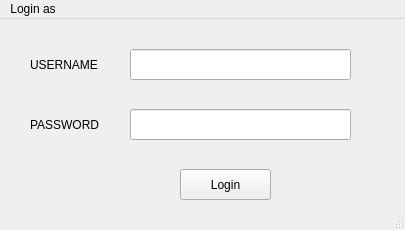
<?xml version="1.0" encoding="UTF-8"?>
<ui version="4.0">
 <class>MainWindow</class>
 <widget class="QMainWindow" name="MainWindow">
  <property name="geometry">
   <rect>
    <x>0</x>
    <y>0</y>
    <width>405</width>
    <height>230</height>
   </rect>
  </property>
  <property name="windowTitle">
   <string>MainWindow</string>
  </property>
  <property name="styleSheet">
   <string notr="true">/*
 * The MIT License (MIT)
 *
 * Copyright (c) &lt;2013-2014&gt; &lt;Colin Duquesnoy&gt;
 * Copyright (c) &lt;2017&gt; &lt;Michell Stuttgart&gt;
 *
 * Permission is hereby granted, free of charge, to any person obtaining a copy
 * of this software and associated documentation files (the &quot;Software&quot;), to deal
 * in the Software without restriction, including without limitation the rights
 * to use, copy, modify, merge, publish, distribute, sublicense, and/or sell
 * copies of the Software, and to permit persons to whom the Software is
 * furnished to do so, subject to the following conditions:

 * The above copyright notice and this permission notice shall be included in
 * all copies or substantial portions of the Software.

 * THE SOFTWARE IS PROVIDED &quot;AS IS&quot;, WITHOUT WARRANTY OF ANY KIND, EXPRESS OR
 * IMPLIED, INCLUDING BUT NOT LIMITED TO THE WARRANTIES OF MERCHANTABILITY,
 * FITNESS FOR A PARTICULAR PURPOSE AND NONINFRINGEMENT. IN NO EVENT SHALL THE
 * AUTHORS OR COPYRIGHT HOLDERS BE LIABLE FOR ANY CLAIM, DAMAGES OR OTHER
 * LIABILITY, WHETHER IN AN ACTION OF CONTRACT, TORT OR OTHERWISE, ARISING FROM,
 * OUT OF OR IN CONNECTION WITH THE SOFTWARE OR THE USE OR OTHER DEALINGS IN
 * THE SOFTWARE.
 */
QToolTip
{
     border: 1px solid black;
     background-color: #D1DBCB;
     padding: 1px;
     border-radius: 3px;
     opacity: 100;
}

QWidget
{
    color: #b1b1b1;
    background-color: #323232;
    selection-background-color:#323232;
    selection-color: black;
    background-clip: border;
    border-image: none;
    border: 0px transparent black;
    outline: 0;
}

QWidget:item:hover
{
    background-color: #D1DBCB;
    color: black;
}

QWidget:item:selected
{
    background-color: #D1DBCB;
    border: 0px
}

QCheckBox
{
    spacing: 5px;
    outline: none;
    color: #eff0f1;
    margin-bottom: 2px;
}

QCheckBox:disabled
{
    color: #76797C;
}

QCheckBox::indicator,QGroupBox::indicator
{
    width: 18px;
    height: 18px;
}

QGroupBox::indicator
{
    margin-left: 2px;
}

QCheckBox::indicator:unchecked
{
    image: url(:/qss_icons/rc/checkbox_unchecked.png);
}

QCheckBox::indicator:unchecked:hover,
QCheckBox::indicator:unchecked:focus,
QCheckBox::indicator:unchecked:pressed,
QGroupBox::indicator:unchecked:hover,
QGroupBox::indicator:unchecked:focus,
QGroupBox::indicator:unchecked:pressed
{
  border: none;
    image: url(:/qss_icons/rc/checkbox_unchecked_focus.png);
}

QCheckBox::indicator:checked
{
    image: url(:/qss_icons/rc/checkbox_checked.png);
}

QCheckBox::indicator:checked:hover,
QCheckBox::indicator:checked:focus,
QCheckBox::indicator:checked:pressed,
QGroupBox::indicator:checked:hover,
QGroupBox::indicator:checked:focus,
QGroupBox::indicator:checked:pressed
{
    border: none;
    image: url(:/qss_icons/rc/checkbox_checked_focus.png);
}


QCheckBox::indicator:indeterminate
{
    image: url(:/qss_icons/rc/checkbox_indeterminate.png);
}

QCheckBox::indicator:indeterminate:focus,
QCheckBox::indicator:indeterminate:hover,
QCheckBox::indicator:indeterminate:pressed
{
    image: url(:/qss_icons/rc/checkbox_indeterminate_focus.png);
}

QCheckBox::indicator:checked:disabled,
QGroupBox::indicator:checked:disabled
{
    image: url(:/qss_icons/rc/checkbox_checked_disabled.png);
}

QCheckBox::indicator:unchecked:disabled,
QGroupBox::indicator:unchecked:disabled
{
    image: url(:/qss_icons/rc/checkbox_unchecked_disabled.png);
}

QRadioButton
{
    spacing: 5px;
    outline: none;
    color: #eff0f1;
    margin-bottom: 2px;
}

QRadioButton:disabled
{
    color: #76797C;
}
QRadioButton::indicator
{
    width: 21px;
    height: 21px;
}

QRadioButton::indicator:unchecked
{
    image: url(:/qss_icons/rc/radio_unchecked.png);
}


QRadioButton::indicator:unchecked:hover,
QRadioButton::indicator:unchecked:focus,
QRadioButton::indicator:unchecked:pressed
{
    border: none;
    outline: none;
    image: url(:/qss_icons/rc/radio_unchecked_focus.png);
}

QRadioButton::indicator:checked
{
    border: none;
    outline: none;
    image: url(:/qss_icons/rc/radio_checked.png);
}

QRadioButton::indicator:checked:hover,
QRadioButton::indicator:checked:focus,
QRadioButton::indicator:checked:pressed
{
    border: none;
    outline: none;
    image: url(:/qss_icons/rc/radio_checked_focus.png);
}

QRadioButton::indicator:checked:disabled
{
    outline: none;
    image: url(:/qss_icons/rc/radio_checked_disabled.png);
}

QRadioButton::indicator:unchecked:disabled
{
    image: url(:/qss_icons/rc/radio_unchecked_disabled.png);
}


QMenuBar
{
    background-color: #323232;
    color: #D1DBCB;
}

QMenuBar::item
{
    background-color: #323232;
    background: transparent;
    /* padding: 2px 20px 2px 20px; */
}

QMenuBar::item:selected
{
    background: transparent;
    /* border: 1px solid #76797C; */
}

QMenuBar::item:pressed
{
    border: 0px solid #76797C;
    background-color: #D1DBCB;
    color: #000;
    margin-bottom:-1px;
    padding-bottom:1px;
}

QMenu
{
    background-color: #323232;
    /* border: 1px solid #76797C; */
    color: #eff0f1;
    /*margin: 2px; */
}

QMenu::icon
{
    /*margin: 5px;*/
}

QMenu::item
{
    padding: 2px 30px 2px 30px;
    /*margin-left: 5px;*/
    border: 1px solid transparent; /* reserve space for selection border */
}

QMenu::item:selected
{
    color: #000000;
}

QMenu::separator {
    height: 2px;
    background: #D1DBCB;
    margin-left: 10px;
    margin-right: 5px;
}

QMenu::indicator {
    width: 18px;
    height: 18px;
}

/* non-exclusive indicator = check box style indicator
   (see QActionGroup::setExclusive) */
QMenu::indicator:non-exclusive:unchecked {
    image: url(:/qss_icons/rc/checkbox_unchecked.png);
}

QMenu::indicator:non-exclusive:unchecked:selected {
    image: url(:/qss_icons/rc/checkbox_unchecked_disabled.png);
}

QMenu::indicator:non-exclusive:checked {
    image: url(:/qss_icons/rc/checkbox_checked.png);
}

QMenu::indicator:non-exclusive:checked:selected {
    image: url(:/qss_icons/rc/checkbox_checked_disabled.png);
}

/* exclusive indicator = radio button style indicator (see QActionGroup::setExclusive) */
QMenu::indicator:exclusive:unchecked {
    image: url(:/qss_icons/rc/radio_unchecked.png);
}

QMenu::indicator:exclusive:unchecked:selected {
    image: url(:/qss_icons/rc/radio_unchecked_disabled.png);
}

QMenu::indicator:exclusive:checked {
    image: url(:/qss_icons/rc/radio_checked.png);
}

QMenu::indicator:exclusive:checked:selected {
    image: url(:/qss_icons/rc/radio_checked_disabled.png);
}

QMenu::right-arrow {
    margin: 5px;
    image: url(:/qss_icons/rc/right_arrow.png)
}


QWidget:disabled
{
    color: #454545;
    background-color: #323232;
}

QAbstractItemView
{
    alternate-background-color: #323232;
    color: #eff0f1;
    border: 1px solid 3A3939;
    border-radius: 2px;
}

QWidget:focus, QMenuBar:focus,QToolBar:focus,QScrollAreaViewer:focus
{
    /* border: 2px solid #D1DBCB; */
}

QTabWidget:focus, QCheckBox:focus, QRadioButton:focus, QSlider:focus
{
    border: none;
}

QLineEdit
{
    background-color: #1e1e1e;
    selection-background-color: #D1DBCB;
    selection-color: black;
    padding: 5px;
    border-style: solid;
    border: 1px solid #76797C;
    border-radius: 2px;
    color: #eff0f1;
}

QGroupBox {
    border:1px solid #76797C;
    border-radius: 2px;
    margin-top: 20px;
}

QGroupBox::title {
    subcontrol-origin: margin;
    subcontrol-position: top center;
    padding-left: 10px;
    padding-right: 10px;
    padding-top: 10px;
}

QAbstractScrollArea
{
    border-radius: 0px;
    border: 0px solid #76797C;
    background-color: transparent;
}

QScrollBar:horizontal
{
    height: 15px;
    margin: 3px 15px 3px 15px;
    border: 1px transparent #2A2929;
    border-radius: 4px;
    background-color: #2A2929;
}

QScrollBar::handle:horizontal
{
    background-color: #605F5F;
    min-width: 5px;
    border-radius: 4px;
}

QScrollBar::add-line:horizontal
{
    margin: 0px 3px 0px 3px;
    border-image: url(:/qss_icons/rc/right_arrow_disabled.png);
    width: 10px;
    height: 10px;
    subcontrol-position: right;
    subcontrol-origin: margin;
}

QScrollBar::sub-line:horizontal
{
    margin: 0px 3px 0px 3px;
    border-image: url(:/qss_icons/rc/left_arrow_disabled.png);
    height: 10px;
    width: 10px;
    subcontrol-position: left;
    subcontrol-origin: margin;
}

QScrollBar::add-line:horizontal:hover,QScrollBar::add-line:horizontal:on
{
    border-image: url(:/qss_icons/rc/right_arrow.png);
    height: 10px;
    width: 10px;
    subcontrol-position: right;
    subcontrol-origin: margin;
}


QScrollBar::sub-line:horizontal:hover, QScrollBar::sub-line:horizontal:on
{
    border-image: url(:/qss_icons/rc/left_arrow.png);
    height: 10px;
    width: 10px;
    subcontrol-position: left;
    subcontrol-origin: margin;
}

QScrollBar::up-arrow:horizontal, QScrollBar::down-arrow:horizontal
{
    background: none;
}


QScrollBar::add-page:horizontal, QScrollBar::sub-page:horizontal
{
    background: none;
}

QScrollBar:vertical
{
    background-color: #2A2929;
    width: 15px;
    margin: 15px 3px 15px 3px;
    border: 1px transparent #2A2929;
    border-radius: 4px;
}

QScrollBar::handle:vertical
{
    background-color: #605F5F;
    min-height: 5px;
    border-radius: 4px;
}

QScrollBar::sub-line:vertical
{
    margin: 3px 0px 3px 0px;
    border-image: url(:/qss_icons/rc/up_arrow_disabled.png);
    height: 10px;
    width: 10px;
    subcontrol-position: top;
    subcontrol-origin: margin;
}

QScrollBar::add-line:vertical
{
    margin: 3px 0px 3px 0px;
    border-image: url(:/qss_icons/rc/down_arrow_disabled.png);
    height: 10px;
    width: 10px;
    subcontrol-position: bottom;
    subcontrol-origin: margin;
}

QScrollBar::sub-line:vertical:hover,QScrollBar::sub-line:vertical:on
{

    border-image: url(:/qss_icons/rc/up_arrow.png);
    height: 10px;
    width: 10px;
    subcontrol-position: top;
    subcontrol-origin: margin;
}


QScrollBar::add-line:vertical:hover, QScrollBar::add-line:vertical:on
{
    border-image: url(:/qss_icons/rc/down_arrow.png);
    height: 10px;
    width: 10px;
    subcontrol-position: bottom;
    subcontrol-origin: margin;
}

QScrollBar::up-arrow:vertical, QScrollBar::down-arrow:vertical
{
    background: none;
}


QScrollBar::add-page:vertical, QScrollBar::sub-page:vertical
{
    background: none;
}

QTextEdit
{
    background-color: #1e1e1e;
    color: #eff0f1;
    border: 1px solid #76797C;
}

QPlainTextEdit
{
    background-color: #1e1e1e;;
    color: #eff0f1;
    border-radius: 2px;
    border: 1px solid #76797C;
}

QHeaderView::section
{
    background-color: #76797C;
    color: #eff0f1;
    padding: 5px;
    border: 1px solid #76797C;
}

QSizeGrip {
    image: url(:/qss_icons/rc/sizegrip.png);
    width: 12px;
    height: 12px;
}


QMainWindow::separator
{
    background-color: #323232;
    color: white;
    padding-left: 4px;
    spacing: 2px;
    border: 1px dashed #76797C;
}

QMainWindow::separator:hover
{

    background-color: #787876;
    color: white;
    padding-left: 4px;
    border: 1px solid #76797C;
    spacing: 2px;
}


QMenu::separator
{
    height: 1px;
    background-color: #76797C;
    color: white;
    padding-left: 4px;
    margin-left: 10px;
    margin-right: 5px;
}

QFrame
{
    border-radius: 0px;
    /*border: 1px solid #76797C;*/
}


QFrame[frameShape=&quot;0&quot;]
{
    border-radius: 0px;
    border: 0px transparent #76797C;
}

QStackedWidget
{
    border: 1px transparent black;
}

QToolBar {
    border: 0px transparent #393838;
    background: 0px solid #323232;
    font-weight: bold;
}

QToolBar::handle:horizontal {
    image: url(:/qss_icons/rc/Hmovetoolbar.png);
}
QToolBar::handle:vertical {
    image: url(:/qss_icons/rc/Vmovetoolbar.png);
}
QToolBar::separator:horizontal {
    image: url(:/qss_icons/rc/Hsepartoolbar.png);
}
QToolBar::separator:vertical {
    image: url(:/qss_icons/rc/Vsepartoolbar.png);
}
QToolButton#qt_toolbar_ext_button {
    background: #58595a
}

QPushButton
{
    color: #eff0f1;
    background-color: #323232;
    border-width: 1px;
    border-color: #76797C;
    border-style: solid;
    padding: 5px;
    border-radius: 0px;
    outline: none;
}

QPushButton:disabled
{
    background-color: #323232;
    border-width: 1px;
    border-color: #454545;
    border-style: solid;
    padding-top: 5px;
    padding-bottom: 5px;
    padding-left: 10px;
    padding-right: 10px;
    border-radius: 2px;
    color: #454545;
}

QPushButton:focus {
    background-color: #D1DBCB;
    color: black;
}

QPushButton:pressed
{
    color: black;
    background-color: #D1DBCB;
    padding-top: -15px;
    padding-bottom: -17px;
}

QComboBox
{
    selection-background-color: #D1DBCB;
    background-color: #31363B;
    border-style: solid;
    border: 1px solid #76797C;
    border-radius: 2px;
    padding: 5px;
    min-width: 75px;
}

QPushButton:checked{
    background-color: #76797C;
    border-color: #6A6969;
}

QComboBox:hover,QPushButton:hover,QAbstractSpinBox:hover,QLineEdit:hover,QTextEdit:hover,QPlainTextEdit:hover,QAbstractView:hover,QTreeView:hover
{
    border: 1px solid #D1DBCB;
}

QComboBox:on
{
    padding-top: 0px;
    padding-left: 4px;
    selection-background-color: #4a4a4a;
}

QComboBox QAbstractItemView
{
    background-color: #1e1e1e;
    border-radius: 2px;
    border: 1px solid #76797C;
    selection-background-color: #D1DBCB;
}

QComboBox::drop-down
{
    subcontrol-origin: padding;
    subcontrol-position: top right;
    width: 15px;

    border-left-width: 0px;
    border-left-color: darkgray;
    border-left-style: solid;
    border-top-right-radius: 3px;
    border-bottom-right-radius: 3px;
}

QComboBox::down-arrow
{
    image: url(:/qss_icons/rc/down_arrow_disabled.png);
}

QComboBox::down-arrow:on, QComboBox::down-arrow:hover,
QComboBox::down-arrow:focus
{
    image: url(:/qss_icons/rc/down_arrow.png);
}

QAbstractSpinBox {
    padding: 2px;
    margin: 2px;
    background-color: #1e1e1e;
    color: #eff0f1;
    border-radius: 0px;
    min-width: 75px;
    selection-background-color: #D1DBCB;
    selection-color: black;
}

QAbstractSpinBox:up-button
{
    background-color: transparent;
    subcontrol-origin: border;
    subcontrol-position: center right;
}

QAbstractSpinBox:down-button
{
    background-color: transparent;
    subcontrol-origin: border;
    subcontrol-position: center left;
}

QAbstractSpinBox::up-arrow,QAbstractSpinBox::up-arrow:disabled,QAbstractSpinBox::up-arrow:off {
    image: url(:/qss_icons/rc/up_arrow_disabled.png);
    width: 10px;
    height: 10px;
}
QAbstractSpinBox::up-arrow:hover
{
    image: url(:/qss_icons/rc/up_arrow.png);
}


QAbstractSpinBox::down-arrow,QAbstractSpinBox::down-arrow:disabled,QAbstractSpinBox::down-arrow:off
{
    image: url(:/qss_icons/rc/down_arrow_disabled.png);
    width: 10px;
    height: 10px;
}
QAbstractSpinBox::down-arrow:hover
{
    image: url(:/qss_icons/rc/down_arrow.png);
}


QLabel
{
    border: 0px solid black;
    margin-left: 2px;
    margin-right: 2px;
    color: #D1DBCB;
}

QTabWidget{
    border: 0px transparent black;
}

QTabWidget::pane {
    border: 1px solid #76797C;
    padding: 5px;
    margin: 0px;
}

QTabWidget::tab-bar {
    left: 5px; /* move to the right by 5px */
}

QTabBar
{
    qproperty-drawBase: 0;
    border-radius: 3px;
}

QTabBar::focus
{
    border: 0px transparent black;
    color: black;
}

QTabBar::hover
{
    border: 0px transparent black;
    color: black;
}

QTabBar::close-button  {
    image: url(:/qss_icons/rc/close.png);
    background: transparent;
}

QTabBar::close-button:hover
{
    image: url(:/qss_icons/rc/close-hover.png);
    background: transparent;
}

QTabBar::close-button:pressed {
    image: url(:/qss_icons/rc/close-pressed.png);
    background: transparent;
}

/* TOP TABS */
QTabBar::tab:top {
    color: #eff0f1;
    border: 1px solid #76797C;
    border-bottom: 1px transparent black;
    background-color: #323232;
    padding: 5px;
    min-width: 50px;
    border-top-left-radius: 2px;
    border-top-right-radius: 2px;
}

QTabBar::tab:top:!selected
{
    color: #eff0f1;
    background-color: #54575B;
    border: 1px solid #76797C;
    border-bottom: 1px transparent black;
    border-top-left-radius: 2px;
    border-top-right-radius: 2px;
}

QTabBar::tab:top:!selected:hover {
    background-color: #D1DBCB;
    color: black;
}

/* BOTTOM TABS */
QTabBar::tab:bottom {
    color: #eff0f1;
    border: 1px solid #76797C;
    border-top: 1px transparent black;
    background-color: #323232;
    padding: 5px;
    border-bottom-left-radius: 2px;
    border-bottom-right-radius: 2px;
    min-width: 50px;
}

QTabBar::tab:bottom:!selected
{
    color: #eff0f1;
    background-color: #54575B;
    border: 1px solid #76797C;
    border-top: 1px transparent black;
    border-bottom-left-radius: 2px;
    border-bottom-right-radius: 2px;
}

QTabBar::tab:bottom:!selected:hover {
    background-color: #D1DBCB;
    color: black;
}

/* LEFT TABS */
QTabBar::tab:left {
    color: #eff0f1;
    border: 1px solid #76797C;
    border-left: 1px transparent black;
    background-color: #323232;
    padding: 5px;
    border-top-right-radius: 2px;
    border-bottom-right-radius: 2px;
    min-height: 50px;
}

QTabBar::tab:left:!selected
{
    color: #eff0f1;
    background-color: #54575B;
    border: 1px solid #76797C;
    border-left: 1px transparent black;
    border-top-right-radius: 2px;
    border-bottom-right-radius: 2px;
}

QTabBar::tab:left:!selected:hover {
    background-color: #D1DBCB;
    color: black;
}


/* RIGHT TABS */
QTabBar::tab:right {
    color: #eff0f1;
    border: 1px solid #76797C;
    border-right: 1px transparent black;
    background-color: #323232;
    padding: 5px;
    border-top-left-radius: 2px;
    border-bottom-left-radius: 2px;
    min-height: 50px;
}

QTabBar::tab:right:!selected
{
    color: #eff0f1;
    background-color: #54575B;
    border: 1px solid #76797C;
    border-right: 1px transparent black;
    border-top-left-radius: 2px;
    border-bottom-left-radius: 2px;
}

QTabBar::tab:right:!selected:hover {
    background-color: #D1DBCB;
    color: black;
}

QTabBar QToolButton::right-arrow:enabled {
     image: url(:/qss_icons/rc/right_arrow.png);
 }

 QTabBar QToolButton::left-arrow:enabled {
     image: url(:/qss_icons/rc/left_arrow.png);
 }

QTabBar QToolButton::right-arrow:disabled {
     image: url(:/qss_icons/rc/right_arrow_disabled.png);
 }

 QTabBar QToolButton::left-arrow:disabled {
     image: url(:/qss_icons/rc/left_arrow_disabled.png);
 }


QDockWidget {
    background: #323232;
    border: 1px solid #403F3F;
    titlebar-close-icon: url(:/qss_icons/rc/close.png);
    titlebar-normal-icon: url(:/qss_icons/rc/undock.png);
}

QDockWidget::close-button, QDockWidget::float-button {
    border: 1px solid transparent;
    border-radius: 2px;
    background: transparent;
}

QDockWidget::close-button:hover, QDockWidget::float-button:hover {
    background: rgba(255, 255, 255, 10);
}

QDockWidget::close-button:pressed, QDockWidget::float-button:pressed {
    padding: 1px -1px -1px 1px;
    background: rgba(255, 255, 255, 10);
}

QTreeView, QListView
{
    border: 1px solid #76797C;
    background-color: #1e1e1e;
}

QTreeView:branch:selected, QTreeView:branch:hover
{
    background: url(:/qss_icons/rc/transparent.png);
}

QTreeView::branch:has-siblings:!adjoins-item {
    border-image: url(:/qss_icons/rc/transparent.png);
}

QTreeView::branch:has-siblings:adjoins-item {
    border-image: url(:/qss_icons/rc/transparent.png);
}

QTreeView::branch:!has-children:!has-siblings:adjoins-item {
    border-image: url(:/qss_icons/rc/transparent.png);
}

QTreeView::branch:has-children:!has-siblings:closed,
QTreeView::branch:closed:has-children:has-siblings {
    image: url(:/qss_icons/rc/branch_closed.png);
}

QTreeView::branch:open:has-children:!has-siblings,
QTreeView::branch:open:has-children:has-siblings  {
    image: url(:/qss_icons/rc/branch_open.png);
}

QTreeView::branch:has-children:!has-siblings:closed:hover,
QTreeView::branch:closed:has-children:has-siblings:hover {
    image: url(:/qss_icons/rc/branch_closed-on.png);
    }

QTreeView::branch:open:has-children:!has-siblings:hover,
QTreeView::branch:open:has-children:has-siblings:hover  {
    image: url(:/qss_icons/rc/branch_open-on.png);
    }

QListView::item:!selected:hover, QTreeView::item:!selected:hover  {
    background: #848383;
    outline: 0;
    color: #eff0f1;
}

QListView::item:selected:hover, QTreeView::item:selected:hover  {
    background: #D1DBCB;
}

QSlider::groove:horizontal {
    border: 1px solid #565a5e;
    height: 4px;
    background: #565a5e;
    margin: 0px;
    border-radius: 2px;
}

QSlider::handle:horizontal {
    background: #D1DBCB;
    border: 1px solid #999999;
    width: 10px;
    height: 10px;
    margin: -5px 0;
}

QSlider::add-page:qlineargradient {
    background: #595858;
    border-top-right-radius: 5px;
    border-bottom-right-radius: 5px;
    border-top-left-radius: 0px;
    border-bottom-left-radius: 0px;
}

QSlider::sub-page::qlineargradient:horizontal {
    background:  #D1DBCB;
    border-top-right-radius: 0px;
    border-bottom-right-radius: 0px;
    border-top-left-radius: 5px;
    border-bottom-left-radius: 5px;
}

QSlider::groove:vertical {
    border: 1px solid #565a5e;
    width: 4px;
    background: #565a5e;
    margin: 0px;
    border-radius: 3px;
}

QSlider::handle:vertical {
    background: #D1DBCB;
    border: 1px solid #999999;
    width: 10px;
    height: 10px;
    margin: 0 -5px;
}

QToolButton {
    color: #D1DBCB;
    background-color: transparent;
    border: 0px transparent #76797C;
    border-radius: 0px;
    padding: 1px;
    margin-right: 5px;
}

QToolButton[popupMode=&quot;1&quot;] { /* only for MenuButtonPopup */
 padding-right: 20px; /* make way for the popup button */
 border: 1px #76797C;
 border-radius: 0px;
}

QToolButton[popupMode=&quot;2&quot;] { /* only for InstantPopup */
 padding-right: 10px; /* make way for the popup button */
 border: 0px #76797C;
}


QToolButton:hover, QToolButton::menu-button:hover {
    background-color: transparent;
    border: 1px solid #D1DBCB;
    padding: 2px;
}

QToolButton:checked, QToolButton:pressed,
        QToolButton::menu-button:pressed {
    color: black;
    background-color: #D1DBCB;
    border: 0px solid #D1DBCB;
    padding: 2px;
}

/* the subcontrol below is used only in the InstantPopup or DelayedPopup mode */
QToolButton::menu-indicator {
    image: url(:/qss_icons/rc/down_arrow.png);
    top: -7px; left: -2px; /* shift it a bit */
}

/* the subcontrols below are used only in the MenuButtonPopup mode */
QToolButton::menu-button {
    border: 1px transparent #76797C;
    border-top-right-radius: 6px;
    border-bottom-right-radius: 6px;
    /* 16px width + 4px for border = 20px allocated above */
    width: 16px;
    outline: none;
}

QToolButton::menu-arrow {
    image: url(:/qss_icons/rc/down_arrow.png);
}

QToolButton::menu-arrow:open {
    border: 1px solid #76797C;
}

QPushButton::menu-indicator  {
    subcontrol-origin: padding;
    subcontrol-position: bottom right;
    left: 8px;
}

QTableView
{
    border: 1px solid #76797C;
    gridline-color: #323232;
    background-color: #1e1e1e;
}


QTableView, QHeaderView
{
    border-radius: 0px;
}

QTableView::item:pressed, QListView::item:pressed, QTreeView::item:pressed  {
    background: #D1DBCB;
    color: black;
}

QTableView::item:selected:active, QTreeView::item:selected:active, QListView::item:selected:active  {
    background: #D1DBCB;
    color: black;
}

QHeaderView
{
    background-color: #323232;
    border: 1px transparent;
    border-radius: 0px;
    margin: 0px;
    padding: 0px;

}

QHeaderView::section  {
    background-color: #323232;
    color: #eff0f1;
    padding: 5px;
    border: 1px solid #76797C;
    border-radius: 0px;
    text-align: center;
}

QHeaderView::section::vertical::first, QHeaderView::section::vertical::only-one
{
    border-top: 1px solid #76797C;
}

QHeaderView::section::vertical
{
    border-top: transparent;
}

QHeaderView::section::horizontal::first, QHeaderView::section::horizontal::only-one
{
    border-left: 1px solid #76797C;
}

QHeaderView::section::horizontal
{
    border-left: transparent;
}


QHeaderView::section:checked
 {
    color: white;
    background-color: #848383;
 }

 /* style the sort indicator */
QHeaderView::down-arrow {
    image: url(:/qss_icons/rc/down_arrow.png);
}

QHeaderView::up-arrow {
    image: url(:/qss_icons/rc/up_arrow.png);
}


QTableCornerButton::section {
    background-color: #323232;
    border: 1px transparent #76797C;
    border-radius: 0px;
}

QToolBox  {
    padding: 5px;
    border: 1px transparent black;
}

QToolBox::tab {
    color: #eff0f1;
    background-color: #323232;
    border: 1px solid #76797C;
    border-bottom: 1px transparent #323232;
    border-top-left-radius: 5px;
    border-top-right-radius: 5px;
}

QToolBox::tab:selected { /* italicize selected tabs */
    font: italic;
    background-color: #323232;
    border-color: #D1DBCB;
 }

QStatusBar::item {
    border: 0px transparent dark;
    margin: 0px;
    border: 0px;
 }


QFrame[height=&quot;3&quot;], QFrame[width=&quot;3&quot;] {
    background-color: #76797C;
}


QSplitter::handle {
    border: 1px dashed #76797C;
}

QSplitter::handle:hover {
    background-color: #787876;
    border: 1px solid #76797C;
}

QSplitter::handle:horizontal {
    width: 1px;
}

QSplitter::handle:vertical {
    height: 1px;
}

QProgressBar {
    border: 1px solid #76797C;
    border-radius: 5px;
    text-align: center;
}

QProgressBar::chunk {
    background-color: #D1DBCB;
}

QDateEdit
{
    selection-background-color: #D1DBCB;
    border-style: solid;
    border: 1px solid #CEE343;
    border-radius: 2px;
    padding: 1px;
    min-width: 75px;
}

QDateEdit:on
{
    padding-top: 3px;
    padding-left: 4px;
    selection-background-color: #4a4a4a;
}

QDateEdit QAbstractItemView
{
    background-color: #1e1e1e;
    border-radius: 2px;
    border: 1px solid #3375A3;
    selection-background-color: #D1DBCB;
}

QDateEdit::drop-down
{
    subcontrol-origin: padding;
    subcontrol-position: top right;
    width: 15px;
    border-left-width: 0px;
    border-left-color: darkgray;
    border-left-style: solid;
    border-top-right-radius: 3px;
    border-bottom-right-radius: 3px;
}

QDateEdit::down-arrow
{
    image: url(:/qss_icons/rc/down_arrow_disabled.png);
}

QDateEdit::down-arrow:on, QDateEdit::down-arrow:hover,
QDateEdit::down-arrow:focus
{
    image: url(:/qss_icons/rc/down_arrow.png);
}

</string>
  </property>
  <widget class="QWidget" name="centralwidget">
   <widget class="QPushButton" name="pushButton_login">
    <property name="geometry">
     <rect>
      <x>180</x>
      <y>150</y>
      <width>91</width>
      <height>31</height>
     </rect>
    </property>
    <property name="toolTip">
     <string>Click to login</string>
    </property>
    <property name="text">
     <string>Login</string>
    </property>
   </widget>
   <widget class="QLineEdit" name="lineEdit_username">
    <property name="geometry">
     <rect>
      <x>130</x>
      <y>30</y>
      <width>221</width>
      <height>31</height>
     </rect>
    </property>
   </widget>
   <widget class="QLineEdit" name="lineEdit_password">
    <property name="geometry">
     <rect>
      <x>130</x>
      <y>90</y>
      <width>221</width>
      <height>31</height>
     </rect>
    </property>
   </widget>
   <widget class="QLabel" name="label">
    <property name="geometry">
     <rect>
      <x>30</x>
      <y>30</y>
      <width>91</width>
      <height>31</height>
     </rect>
    </property>
    <property name="text">
     <string>USERNAME</string>
    </property>
   </widget>
   <widget class="QLabel" name="label_2">
    <property name="geometry">
     <rect>
      <x>30</x>
      <y>90</y>
      <width>81</width>
      <height>31</height>
     </rect>
    </property>
    <property name="text">
     <string>PASSWORD</string>
    </property>
   </widget>
  </widget>
  <widget class="QMenuBar" name="menubar">
   <property name="geometry">
    <rect>
     <x>0</x>
     <y>0</y>
     <width>405</width>
     <height>21</height>
    </rect>
   </property>
   <widget class="QMenu" name="menuLogin_to">
    <property name="title">
     <string>Login as</string>
    </property>
    <addaction name="actionadmin"/>
    <addaction name="actionetudiant"/>
    <addaction name="actionguichet"/>
   </widget>
   <addaction name="menuLogin_to"/>
  </widget>
  <widget class="QStatusBar" name="statusbar"/>
  <action name="actionadmin">
   <property name="text">
    <string>admin</string>
   </property>
  </action>
  <action name="actionetudiant">
   <property name="text">
    <string>etudiant</string>
   </property>
  </action>
  <action name="actionguichet">
   <property name="text">
    <string>guichet </string>
   </property>
  </action>
 </widget>
 <resources/>
 <connections/>
</ui>
